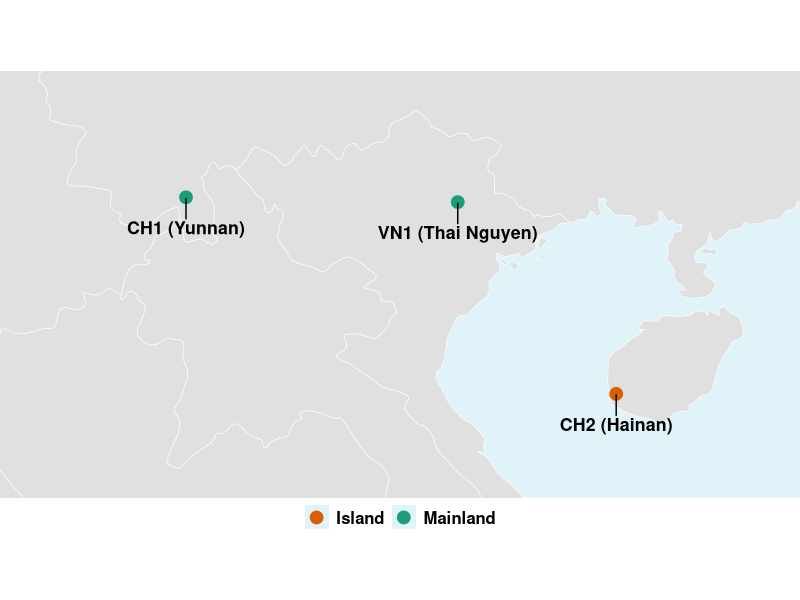
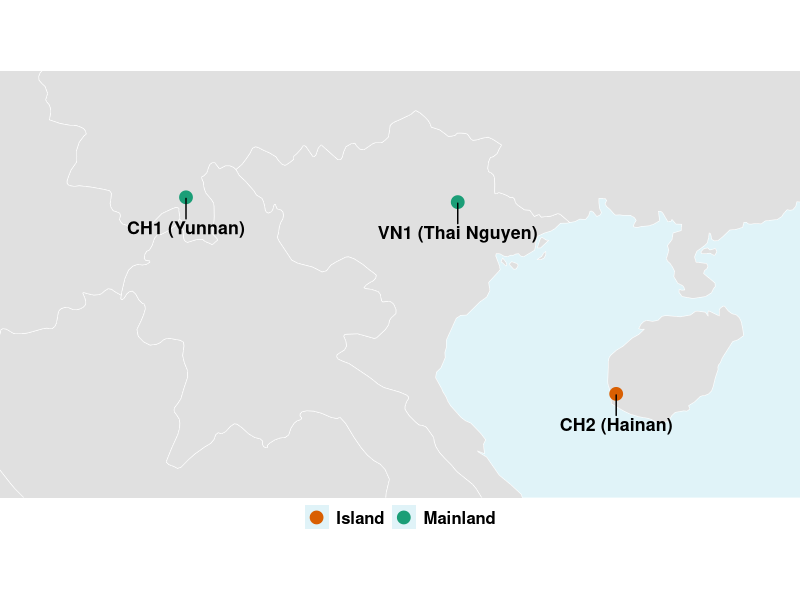
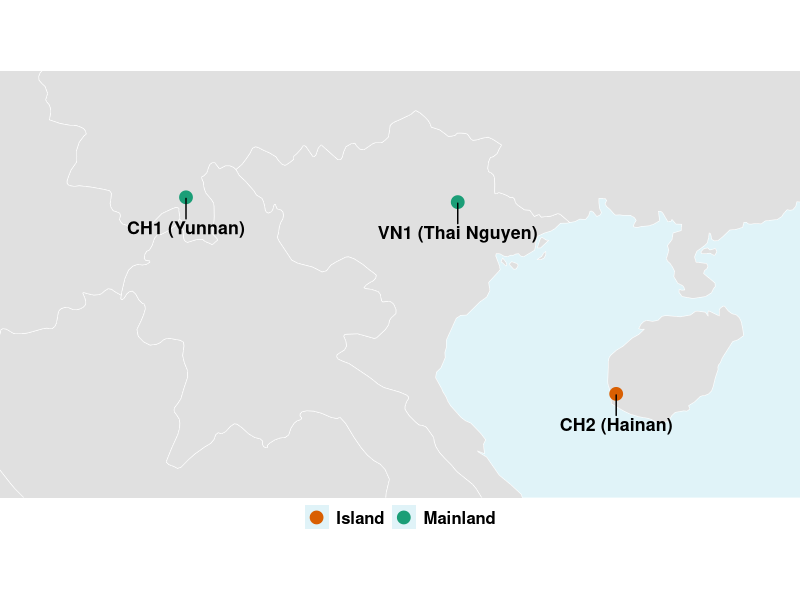
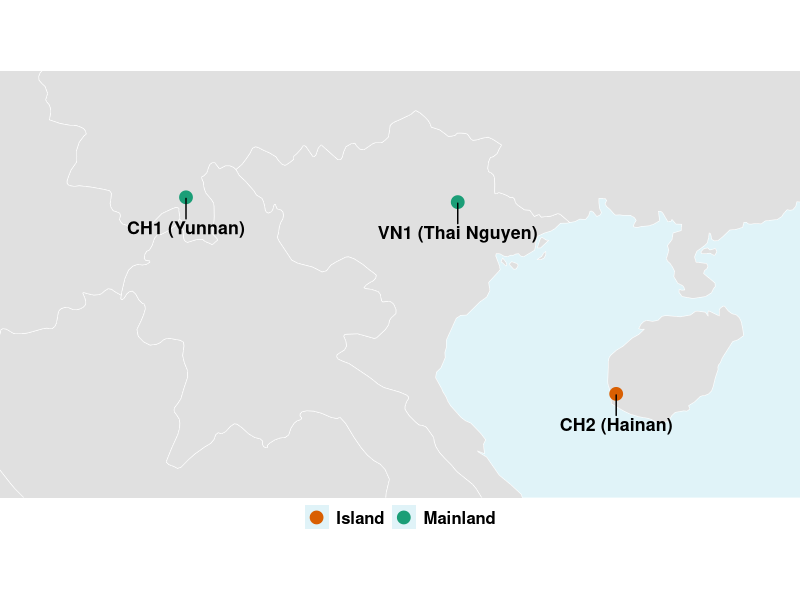

Source code (R) for these figures, in order:
# 1. Install required packages (run this once if you don't have them)
# install.packages(c("ggplot2", "sf", "rnaturalearth", "rnaturalearthdata", "ggrepel"))

# 2. Load the libraries
library(ggplot2)
library(sf)
library(rnaturalearth)
library(ggrepel)

# 3. Get the base map data (High resolution)
world_map <- ne_countries(scale = "medium", returnclass = "sf", continent = "Asia")

# 4. Create a dataframe with your EXACT Parashorea chinensis locations
sample_data <- data.frame(
  Sample = c("VN1 (Thai Nguyen)", "CH1 (Yunnan)", "CH2 (Hainan)"),
  Location = c("Thai Nguyen, Vietnam", "Yunnan, China", "Hainan, China"),
  Lon = c(106.010565, 101.255000, 108.783333), # Exact Longitudes
  Lat = c(21.843256, 21.922000, 18.700000),    # Exact Latitudes
  Type = c("Mainland", "Mainland", "Island") 
)

# Convert your dataframe into a spatial 'sf' object so ggplot understands it
sample_points <- st_as_sf(sample_data, coords = c("Lon", "Lat"), crs = 4326)

# 5. Plot the map!
my_map <- ggplot(data = world_map) +
  # Draw the country borders (light gray fill, white borders)
  geom_sf(fill = "#e0e0e0", color = "white", size = 0.3) +
  
  # Add your sample points, colored by whether they are Mainland or Island
  geom_sf(data = sample_points, aes(color = Type), size = 4, shape = 19) +
  
  # Add labels for the points, automatically repelled so they don't overlap
  geom_text_repel(data = sample_data, aes(x = Lon, y = Lat, label = Sample), 
                  fontface = "bold", size = 4.5, nudge_y = -0.5) +
  
  # Set the specific zoom box to perfectly frame the 3 samples
  coord_sf(xlim = c(98, 112), ylim = c(17, 24), expand = FALSE) +
  
  # Use theme_void() to remove all axes, grids, and numbers for a clean diagram look
  theme_void() +
  theme(
    panel.background = element_rect(fill = "#e0f3f8", color = NA), # Light blue ocean
    legend.position = "bottom",
    legend.text = element_text(size = 12, face = "bold"),
    legend.title = element_blank() # Hide the word "Type" above the legend
  ) +
  # Set distinct colors: Green for Mainland stability, Orange for Island variation
  scale_color_manual(values = c("Island" = "#d95f02", "Mainland" = "#1b9e77"))

# View the map in R
print(my_map)

# 6. Export as a Vector PDF for Inkscape
# 6. Export as a Vector PDF for Inkscape
ggsave("Parashorea_Geographic_Map_Final.pdf", plot = my_map, width = 6, height = 5, units = "in", device = "pdf", bg = "white")

# 7. Export as a high-resolution PNG (As requested)
ggsave("Parashorea_Geographic_Map_Final.png", plot = my_map, width = 6, height = 5, units = "in", dpi = 300, bg = "white")

# 8. Export as a Planta-ready TIFF (Skip GIMP entirely!)
# This sets the exact 174mm width, 300 DPI, and LZW compression Planta requires
ggsave("Parashorea_Geographic_Map_Final.tiff", plot = my_map, width = 174, height = 145, units = "mm", dpi = 300, compression = "lzw", bg = "white")
